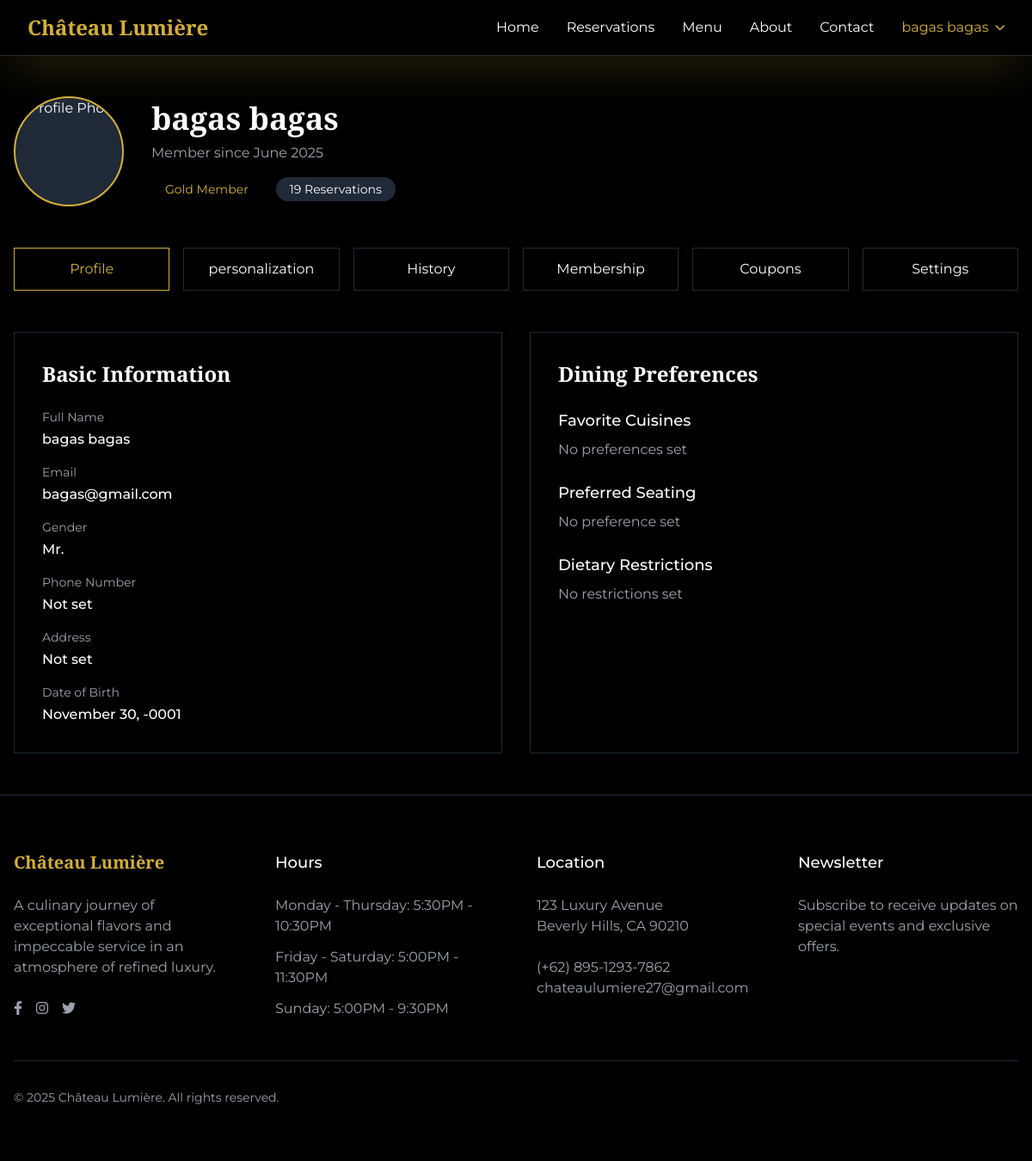
The app's page /pages/profile/index.php (signed in) with its own data.
### tables this page shows
CREATE TABLE `users` (
  `id` int(11) NOT NULL,
  `first_name` varchar(50) DEFAULT NULL,
  `last_name` varchar(50) NOT NULL,
  `email` varchar(100) NOT NULL,
  `password` varchar(255) NOT NULL,
  `gender` enum('male','female') NOT NULL,
  `phone` varchar(20) DEFAULT NULL,
  `address` text NOT NULL,
  `date_of_birth` date NOT NULL,
  `membership_level` varchar(50) DEFAULT NULL,
  `created_at` timestamp NOT NULL DEFAULT current_timestamp(),
  `updated_at` timestamp NOT NULL DEFAULT current_timestamp() ON UPDATE current_timestamp(),
  `favorite_cuisines` text DEFAULT NULL,
  `preferred_seating` varchar(50) DEFAULT NULL,
  `dietary_restrictions` text DEFAULT NULL,
  `profile_photo` varchar(255) DEFAULT NULL,
  `role` enum('user','admin') NOT NULL
);

### pages/profile/index.php (the view, shortened to what this page needs)
<?php
include '../../includes/config.php';
include '../../includes/header.php';
?>
<main class="min-h-screen bg-black text-white">
    <div class="max-w-7xl mx-auto py-12 px-4">
        <?php include 'komponen/profile.php'; ?>
        <?php include 'komponen/navigasi.php'; ?>
        <div class="grid md:grid-cols-2 gap-8">
            <div class="border border-gray-800 p-8">
                <h2 class="text-2xl font-serif font-bold mb-6">Basic Information</h2>
                <div class="space-y-4">
                    <div>
                        <label class="block text-sm text-gray-400 mb-1">Full Name</label>
                        <p class="font-medium"><?php echo htmlspecialchars($user['first_name'] . ' ' . $user['last_name']); ?></p>
                    </div>
                    <div>
                        <label class="block text-sm text-gray-400 mb-1">Email</label>
                        <p class="font-medium"><?php echo htmlspecialchars($user['email']); ?></p>
                    </div>
                    <div>
                        <label class="block text-sm text-gray-400 mb-1">Gender</label>
                        <p class="font-medium"><?php echo $user['gender'] == 'male' ? 'Mr.' : 'Mrs.'; ?></p>
                    </div>
                    <div>
                        <label class="block text-sm text-gray-400 mb-1">Phone Number</label>
                        <p class="font-medium"><?php echo $user['phone'] ? htmlspecialchars($user['phone']) : 'Not set'; ?></p>
                    </div>
                    <div>
                        <label class="block text-sm text-gray-400 mb-1">Address</label>
                        <p class="font-medium"><?php echo $user['address'] ? nl2br(htmlspecialchars($user['address'])) : 'Not set'; ?></p>
                    </div>
                    <div>
                        <label class="block text-sm text-gray-400 mb-1">Date of Birth</label>
                        <p class="font-medium"><?php echo $user['date_of_birth'] ? date('F d, Y', strtotime($user['date_of_birth'])) : 'Not set'; ?></p>
                    </div>
                </div>
            </div>
            <div class="border border-gray-800 p-8">
                <h2 class="text-2xl font-serif font-bold mb-6">Dining Preferences</h2>
                <div class="space-y-6">
                    <div>
                        <h3 class="text-lg font-medium mb-2">Favorite Cuisines</h3>
                        <?php if (!empty($user['favorite_cuisines'])): ?>
                            <div class="flex flex-wrap gap-2">
                                <?php foreach(explode(',', $user['favorite_cuisines']) as $cuisine): ?>
                                    <span class="px-3 py-1 bg-gray-800 rounded-full text-sm">
                                        <?php echo htmlspecialchars(ucfirst($cuisine)); ?>
                                    </span>
                                <?php endforeach; ?>
                            </div>
                        <?php else: ?>
                            <p class="text-gray-400">No preferences set</p>
                        <?php endif; ?>
                    </div>
                    <div>
                        <h3 class="text-lg font-medium mb-2">Preferred Seating</h3>
                        <?php if (!empty($user['preferred_seating'])): ?>
                            <p><?php echo htmlspecialchars(ucfirst(str_replace('_', ' ', $user['preferred_seating']))); ?></p>
                        <?php else: ?>
                            <p class="text-gray-400">No preference set</p>
                        <?php endif; ?>
                    </div>
                    <div>
                        <h3 class="text-lg font-medium mb-2">Dietary Restrictions</h3>
                        <?php if (!empty($user['dietary_restrictions'])): ?>
                            <div class="flex flex-wrap gap-2">
                                <?php foreach(explode(',', $user['dietary_restrictions']) as $diet): ?>
                                    <span class="px-3 py-1 bg-gray-800 rounded-full text-sm">
                                        <?php echo htmlspecialchars(ucfirst(str_replace('_', ' ', $diet))); ?>
                                    </span>
                                <?php endforeach; ?>
                            </div>
                        <?php else: ?>
                            <p class="text-gray-400">No restrictions set</p>
                        <?php endif; ?>
                    </div>
                </div>
            </div>
        </div>
    </div>
</main>
<?php include '../../includes/footer.php'; ?>

### pages/profile/komponen/profile.php (shortened to what this page needs)
<?php
$user_id = $_SESSION['user_id'];
$query = "SELECT * FROM users WHERE id = ?";
$stmt = mysqli_prepare($conn, $query);
mysqli_stmt_bind_param($stmt, "i", $user_id);
mysqli_stmt_execute($stmt);
$result = mysqli_stmt_get_result($stmt);
$user = mysqli_fetch_assoc($result);
$count_query = "SELECT COUNT(*) as total FROM reservations WHERE user_id = ?";
$count_stmt = mysqli_prepare($conn, $count_query);
mysqli_stmt_bind_param($count_stmt, "i", $user_id);
mysqli_stmt_execute($count_stmt);
$total_reservations = mysqli_fetch_assoc(mysqli_stmt_get_result($count_stmt))['total'];
$membership_badge = '<span class="px-4 py-1 bg-gold/10 text-gold rounded-full text-sm">' .
    ucfirst(htmlspecialchars($user['membership_level'] ?? '')) . ' Member</span>';
?>
        <div class="flex flex-col md:flex-row items-start md:items-center gap-8 mb-12">
            <div class="relative group">
                <div class="w-32 h-32 rounded-full bg-gray-800 flex items-center justify-center overflow-hidden border-2 border-gold cursor-pointer transition-all duration-300 hover:opacity-75"
                     onclick="document.getElementById('profilePhotoInput').click()">
                    <?php if (!empty($user['profile_photo'])): ?>
                        <img src="<?php echo htmlspecialchars($user['profile_photo'] ?? ''); ?>"
                             alt="Profile Photo"
                             class="w-full h-full object-cover"
                             onerror="this.onerror=null; this.src='../../assets/images/default-profile.png';">
                    <?php else: ?>
                        <span class="text-4xl"><?php echo strtoupper(substr($user['first_name'] ?? '', 0, 1)); ?></span>
                    <?php endif; ?>
                </div>
            </div>
            <div>
                <h1 class="text-4xl font-serif font-bold mb-2">
                    <?php echo htmlspecialchars(($user['first_name'] ?? '') . ' ' . ($user['last_name'] ?? '')); ?>
                </h1>
                <p class="text-gray-400 mb-4">Member since <?php echo !empty($user['created_at']) ? date('F Y', strtotime($user['created_at'])) : 'N/A'; ?></p>
                <div class="flex flex-wrap gap-4">
                    <?php echo $membership_badge; ?>
                    <span class="px-4 py-1 bg-gray-800 rounded-full text-sm">
                        <?php echo $total_reservations; ?> Reservations
                    </span>
                </div>
            </div>
        </div>

### assets/css/main.css (style rules this page uses)
body { -webkit-font-smoothing: antialiased; -moz-osx-font-smoothing: grayscale; }

### includes/header.php (style rules this page uses)
.font-serif { font-family: 'Playfair Display', serif; }
.font-sans { font-family: 'Montserrat', sans-serif; }
.text-gold { color: #D4AF37; }
.border-gold { border-color: #D4AF37; }

### records on screen
users: first_name+last_name "bagas bagas", created_at "June 2025", membership_level "Gold", email "bagas@gmail.com", date_of_birth "November 30, -0001"

### other values on screen
$_SESSION['user_name'] "bagas bagas"
$total_reservations "19"
